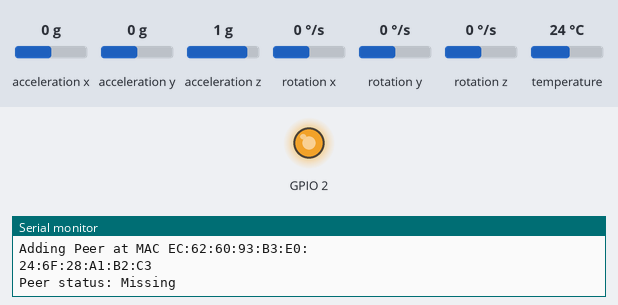
Recording of a program running on a simulated ESP32. On the bench: output pins drawn as LEDs (lit = HIGH), the last lines printed to the serial monitor. The inputs (shaded band) are chosen by the test bench; at power-on: acceleration x 0 g, acceleration y 0 g, acceleration z 1 g, rotation x 0 °/s, rotation y 0 °/s, rotation z 0 °/s, temperature 24 °C.

Above: at 2.3 s.
At 2.9 s:
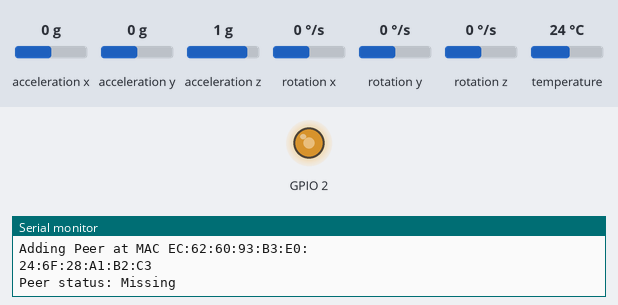
At 5.7 s:
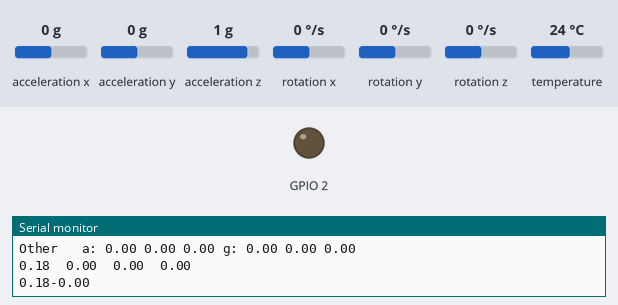
5.8 s: acceleration x set to -1.4 g
Timing chart, 0 to 8.8 s (numbered marks = the images above; inputs shaded):
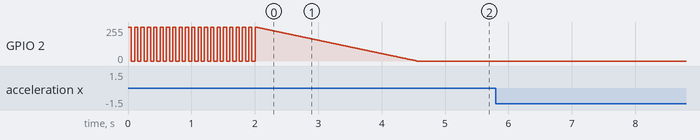

The program:

main.cpp
```cpp
#include <Arduino.h>
#include <Adafruit_MPU6050.h>
#include <Adafruit_Sensor.h>
#include <Wire.h>
#include <WiFi.h>
#include <esp_now.h>

// #define ARM 1
#define LEG 1

#ifdef ARM
#define my_readings arm_readings
#define other_readings leg_readings
#define MAC LegMAC
#else
#define my_readings leg_readings
#define other_readings arm_readings
#define MAC ArmMAC
#define ARM 0
#endif

Adafruit_MPU6050 mpu;

const uint8_t ArmMAC[] = {0xEC, 0x62, 0x60, 0x93, 0xB3, 0xE0};
const uint8_t LegMAC[] = {0x78, 0x21, 0x84, 0xE5, 0xE8, 0x24};

typedef struct imu_message
{
  double ax;
  double ay;
  double az;
  double gx;
  double gy;
  double gz;
} imu_message;

imu_message arm_readings;
imu_message leg_readings;

esp_now_peer_info_t peerInfo;

void setup_imu();
void decay();
void blink();
void print_readings(String string, imu_message readings);

void OnDataSent(const uint8_t *mac_addr, esp_now_send_status_t status)
{
  // Serial.print("\r\nLast Packet Send Status:\t");
  // Serial.println(status == ESP_NOW_SEND_SUCCESS ? "Delivery Success" : "Delivery Fail");
}

void OnDataRecv(const uint8_t *mac, const uint8_t *incomingData, int len)
{
  memcpy(&other_readings, incomingData, sizeof(other_readings));
}

void setup()
{
  pinMode(BUILTIN_LED, OUTPUT);
  digitalWrite(BUILTIN_LED, HIGH);

  setup_imu();

  WiFi.mode(WIFI_MODE_STA);
  if (esp_now_init() != ESP_OK)
  {
    Serial.println("Error initializing ESP-NOW");
    return;
  }
  esp_now_register_send_cb(OnDataSent);
  // Registering peer
  memcpy(peerInfo.peer_addr, MAC, 6);
  peerInfo.channel = 0;
  peerInfo.encrypt = false;

  Serial.print("Adding Peer at MAC ");
  for (int i = 0; i < 6; i++)
  {
    Serial.print(peerInfo.peer_addr[i], HEX);
    Serial.print(":");
  }
  Serial.println();
  if (esp_now_add_peer(&peerInfo) != ESP_OK)
  {
    return;
  }
  esp_now_register_recv_cb(OnDataRecv);

  Serial.println(WiFi.macAddress());
  Serial.print("Peer status: ");
  Serial.println(esp_now_is_peer_exist(MAC) ? "Found" : "Missing");
  blink();
  decay();
}
int count = 0;
double my_a_map, my_g_map, other_a_map, other_g_map;
const double SCALE_A = 10.0;
const double SCALE_G = 5.0;
void loop()
{
  float ax, ay, az, gx, gy, gz;
  sensors_event_t a, g, temp;
  mpu.getEvent(&a, &g, &temp);

  my_readings.ax = a.acceleration.x;
  my_readings.ay = a.acceleration.y;
  my_readings.az = a.acceleration.z;
  my_readings.gx = g.gyro.x;
  my_readings.gy = g.gyro.y;
  my_readings.gz = g.gyro.z;

  esp_now_send(MAC, (uint8_t *)&my_readings, sizeof(my_readings));

  double my_aa = max(0.0, (sqrt(my_readings.ax * my_readings.ax + my_readings.ay * my_readings.ay + my_readings.az * my_readings.az) - 8)) / SCALE_A;
  double my_gg = sqrt(my_readings.gx * my_readings.gx + my_readings.gy * my_readings.gy + my_readings.gz * my_readings.gz) / SCALE_G;
  double other_aa = max(0.0, (sqrt(other_readings.ax * other_readings.ax + other_readings.ay * other_readings.ay + other_readings.az * other_readings.az) - 8)) / SCALE_A;
  double other_gg = sqrt(other_readings.gx * other_readings.gx + other_readings.gy * other_readings.gy + other_readings.gz * other_readings.gz) / SCALE_G;

  my_a_map = max(0.0, min(1.5, my_aa));
  my_g_map = max(0.0, min(1.0, my_gg));
  other_a_map = max(0.0, min(1.5, other_aa));
  other_g_map = max(0.0, min(1.0, other_gg));
  if (count % 30 == 0)
  {
    print_readings("My\t", my_readings);
    print_readings("Other\t", other_readings);
    Serial.print(my_aa);
    Serial.print("\t");
    Serial.print(my_gg);
    Serial.print("\t");
    Serial.print(other_aa);
    Serial.print("\t");
    Serial.print(other_gg);
    Serial.println("\t");
    Serial.println(String(my_a_map + my_g_map) + "-" + String(other_a_map + other_g_map));
  }

  if (ARM)
  {
    Serial2.println(String(my_a_map + my_g_map) + "-" + String(other_a_map + other_g_map) + "a");
    Serial1.println(String(my_a_map + my_g_map) + "-" + String(other_a_map + other_g_map));
  }
  else
  {
    Serial2.println(String(other_a_map + other_g_map) + "-" + String(my_a_map + my_g_map) + "a");
    Serial1.println(String(other_a_map + other_g_map) + "-" + String(my_a_map + my_g_map));
  }
  count += 1;
}

void setup_imu()
{
  Serial.begin(115200);
  Serial2.begin(115200);

  Serial.println("Adafruit MPU6050 test!");
  if (!mpu.begin())
  {
    Serial.println("Failed to find MPU6050 chip");
    while (1)
    {
      delay(10);
    }
  }
  Serial.println("MPU6050 Found!");
  // setupt motion detection
  mpu.setHighPassFilter(MPU6050_HIGHPASS_0_63_HZ);
  mpu.setMotionDetectionThreshold(1);
  mpu.setMotionDetectionDuration(20);
  mpu.setInterruptPinLatch(true); // Keep it latched.  Will turn off when reinitialized.
  mpu.setInterruptPinPolarity(true);
  mpu.setMotionInterrupt(true);
}

void blink()
{
  for (int i = 0; i < 20; i++)
  {
    digitalWrite(BUILTIN_LED, HIGH);
    delay(50);
    digitalWrite(BUILTIN_LED, LOW);
    delay(50);
  }
}
void decay()
{
  for (int i = 255; i >= 0; i--)
  {
    analogWrite(BUILTIN_LED, i);
    delay(10);
  }
}

void print_readings(String string, imu_message readings)
{
  Serial.print(string);
  Serial.print(" ");
  Serial.print("a: ");
  Serial.print(readings.ax);
  Serial.print(" ");
  Serial.print(readings.ay);
  Serial.print(" ");
  Serial.print(readings.az);
  Serial.print(" ");
  Serial.print("g: ");
  Serial.print(readings.gx);
  Serial.print(" ");
  Serial.print(readings.gy);
  Serial.print(" ");
  Serial.print(readings.gz);
  Serial.println("");
}
```
